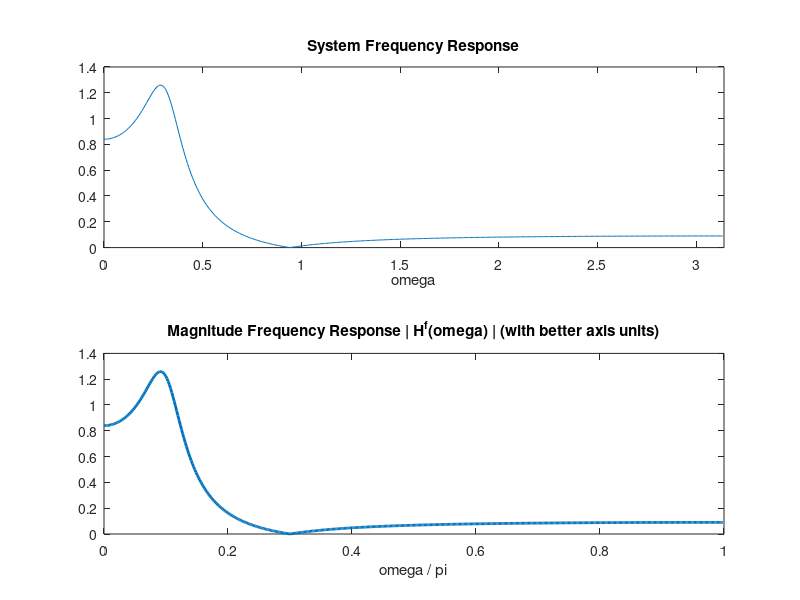
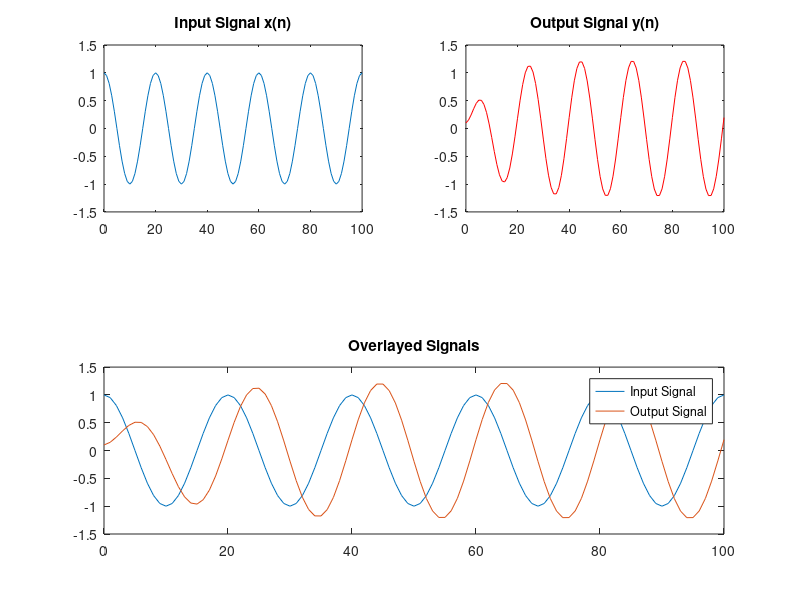
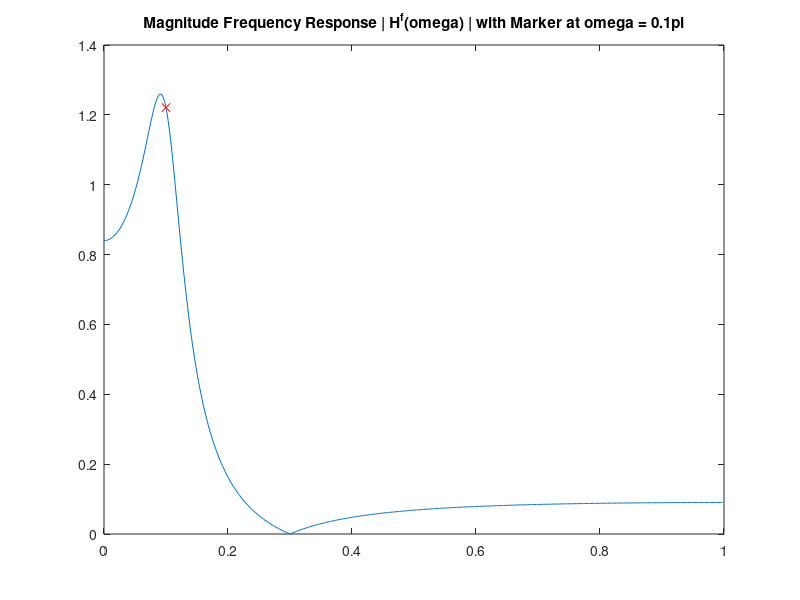
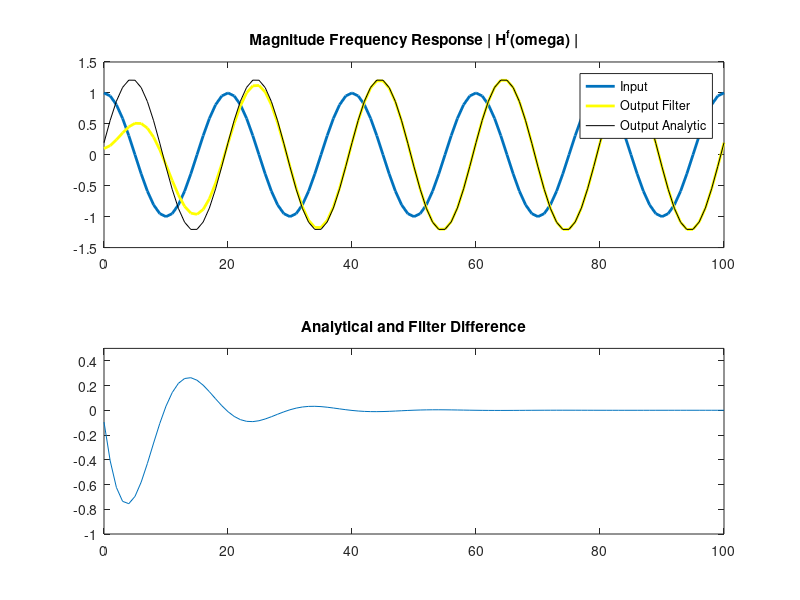

Here is the MATLAB script that generated these plots, in order:
%% Mayank Vanjani
% Lab 5: Frequency Responses
% 11/30/18
clear;
clc;

step = @(n, t) n >= t;
delta = @(n,t) n == t;
ramp = @(n,t) (n-t).*(n >= t);


%% 1
% y(n) = 0.1x(n) - 0.1176x(n-1) + 0.1x(n-2) + 1.7119y(n-1) - 0.81y(n-2)
% y(n) - 1.7119y(n-1) + 0.81y(n-2) = 0.1x(n) - 0.1176x(n-1) + 0.1x(n-2) 
% H(z) = Y(s)/X(s) = (0.1 - 0.1176s + 0.1s^2) / (1 - 1.7119s + 0.81s^2)

%% 2
% H(w) = H(z) at z = e^(jw) is discrete Fourier Transform
% [H,w] = freqz(b,z) => H is frequency response and w is indices
% w from [0,pi] becasue real so repetitive from pi to 2pi
% plot w / pi as freq response because easy to visualize

numerator = [0.1, -0.1176, 0.1];
denominator = [1, -1.7119, 0.81];
[H, w] = freqz(numerator,denominator);

figure(1); clf;
subplot(2,1,1);
plot(w, abs(H));
xlim( [0,pi] );
xlabel("\omega");
title("System Frequency Response");
subplot(2,1,2);
plot(w./pi, abs(H),"LineWidth",2);
xlim( [0,1] );
xlabel("\omega / \pi");
title("Magnitude Frequency Response | H^f(\omega) | (with better axis units)");


%% 3 Question
% magnitude at 0.1pi is greater than 1 from previous
% results in scaled sinusoid wave (picture) becasue LTI system
% output is same freq with mag and phase shift at that frequency
% if at 0.3pi then attenuated so output is 0 line
% slight problem in beginning of input and output sinusoid signal because
%   function we have is from 0 to infinity (not start at neg inf) because
%   we show transient response of system since it takes time to input full
%   signal (steady state response is latter part and transient is beginning
%   where scaling is a little off because initially takes time to be
%   filtered but once whole signal is inside then its correct)
% Same analysis but we are taking IIR so dies out at higher values (almost
% 0) but not quite. Still behaves like steady state response

n = 0:100;
x = cos( (0.1*pi) * n ) .* step(n,0);
y = filter(numerator,denominator,x);

figure(2); clf;
subplot(5,2,[1,3]);
plot(0:length(x)-1,x);
ylim( [-1.5,1.5] );
title("Input Signal x(n)");

subplot(5,2,[2,4]);
plot(0:length(y)-1,y,'r');
ylim( [-1.5,1.5] );
title("Output Signal y(n)");

subplot(5,2,[7,8,9,10]);
plot(0:length(x)-1,x);
hold on;
plot(0:length(y)-1,y);
hold off;
ylim( [-1.5,1.5] );
legend( {"Input Signal", "Output Signal"} );
title("Overlayed Signals");


%% 4
% evaluate exactly, put mark at 0.1pi point of freq response
% evaluate H(z) polynomial exactly at given frequency using polyval

expt = exp(j*0.1*pi);
Hpoint = polyval(numerator,expt) / polyval(denominator,expt);

figure(3); clf;
plot(w./pi, abs(H));
hold on;
plot(0.1, abs(Hpoint), 'rx');
hold off;
title( "Magnitude Frequency Response | H^f(\omega) | with Marker at \omega = 0.1\pi" );


%% 5 Questions
% Same as 3 but pure sinusoid, no step function => mag and phase shift
% used filter function implementing diff eq and generate another analytical
%   output and compare (same)
% after time transient, identical 
% analytical has no transient because continuous sinusoid, filter has
%   transient so plot difference but dies out with time
% assume step function implicitley with filter bc initial condition

n = 0:100;
x = cos(0.1*pi*n);
y = filter(numerator,denominator,x);
y2 = abs(Hpoint) .* cos( 0.1*pi*n + angle(Hpoint) );

figure(4); clf;
subplot(2,1,1);
plot(0:length(x)-1,x,"LineWidth",2);
hold on;
plot(0:length(y)-1,y,'y',"LineWidth",2);
plot(0:length(y)-1,y2,'k');
hold off;
ylim( [-1.5, 1.5] );
legend( {"Input", "Output Filter", "Output Analytic"} );
title("Magnitude Frequency Response | H^f(\omega) |");

subplot(2,1,2);
plot(0:length(y)-1,y-y2);
ylim( [-1, 0.5] );
title("Analytical and Filter Difference");


%% 6
% magnitude is 0 at popint 0.3pi
% but theres step function so not exact zero because transient response
% after dies out, steady state is 0

n = 0:100;
x = cos( (0.3*pi) * n ) .* step(n,0);
y = filter(numerator,denominator,x);

figure(5); clf;
subplot(5,2,[1,3]);
plot(0:length(x)-1,x);
ylim( [-1.5,1.5] );
title("Input Signal x(n)");

subplot(5,2,[2,4]);
plot(0:length(y)-1,y,'r',"LineWidth",2);
ylim( [-1.5,1.5] );
title("Output Signal y(n)");

subplot(5,2,[7,8,9,10]);
plot(0:length(x)-1,x);
hold on;
plot(0:length(y)-1,y,"LineWidth",2);
hold off;
ylim( [-1.5,1.5] );
legend( {"Input Signal", "Output Signal"} );
title("Overlayed Signals");


%% 7 Questions
% Zeros and poles from transfer function using partial fractions
% Close to zero = dip; close to pole = spike
% ^^^ Close means w is close in terms of w*pi radians
% if poles at 0; dont affect magnitude when w moves around unit circle bc
%   distance always 1 (this only affects phase)

figure(6); clf;
zplane(numerator,denominator);
title("PoleZero Diagram for System");


%% 8
% Plot z-plane for all systems and predict freq response
% last one is close to unit circle so large peak

[H1, w1] = freqz(1,[1 1.8 -0.9]);
[H2, w2] = freqz(1,[1 1.6 -0.72]);
[H3, w3] = freqz(1,[1 1.53 -0.9]);
[H4, w4] = freqz(1,[1 1.4 -0.72]);
[H5, w5] = freqz(1,[1 -0.85]);
[H6, w6] = freqz(1,[1 -0.95]);

figure(7); clf;
subplot(6,2,1);
plot(w1./pi, abs(H1), "LineWidth", 2);
xlim( [0,1] );
subplot(6,2,2);
zplane(1,[1 1.8 -0.9]);

subplot(6,2,3);
plot(w1./pi, abs(H1), "LineWidth", 2);
xlim( [0,1] );
subplot(6,2,4);
zplane(1,[1 1.8 -0.9]);

subplot(6,2,5);
plot(w1./pi, abs(H1), "LineWidth", 2);
xlim( [0,1] );
subplot(6,2,6);
zplane(1,[1 1.8 -0.9]);

subplot(6,2,7);
plot(w1./pi, abs(H1), "LineWidth", 2);
xlim( [0,1] );
subplot(6,2,8);
zplane(1,[1 1.8 -0.9]);

subplot(6,2,9);
plot(w1./pi, abs(H1), "LineWidth", 2);
xlim( [0,1] );
subplot(6,2,10);
zplane(1,[1 1.8 -0.9]);

subplot(6,2,11);
plot(w1./pi, abs(H1), "LineWidth", 2);
xlim( [0,1] );
subplot(6,2,12);
zplane(1,[1 1.8 -0.9]);


%% 9
% logscale u acis
% semilog x for loggscale in x axis, us plot if not want log scale
% smaller second peak between 0.6 and 1 (pic) because farther from all
%   poles at 0.8pi than at 0 (also this means 0.8pi or 0pi at UNIT CIRCLE)
% first peak is larger because at 0pi = w, close to all 3 poles so big
%   spike
